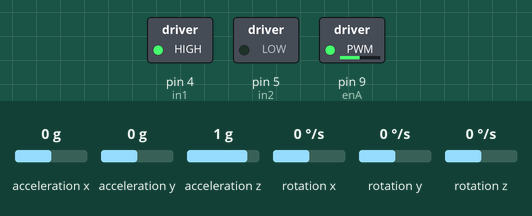
Recording of a sketch running on a simulated Arduino Uno, built with avr-gcc and run on an emulated ATmega328P. On the bench: switched loads named in the sketch (green lamp = pin HIGH). The inputs (shaded band) are chosen by the test bench; at power-on: rotation y 0 °/s, acceleration x 0 g, acceleration y 0 g, acceleration z 1 g, rotation x 0 °/s, rotation z 0 °/s. What the sketch prints to the serial monitor is not drawn.

Above: at 1.3 s.
1.4 s: rotation y set to 100 °/s
At 2.8 s:
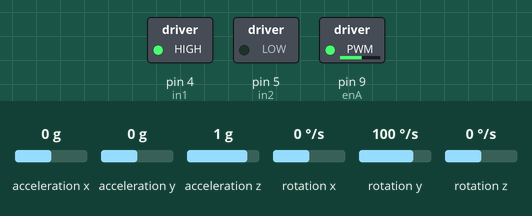
3.1 s: rotation y set to -192 °/s
At 4.4 s:
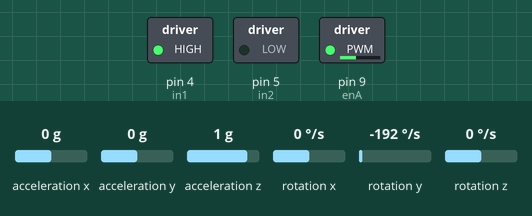
5.1 s: rotation y set to -100 °/s
At 6.5 s:
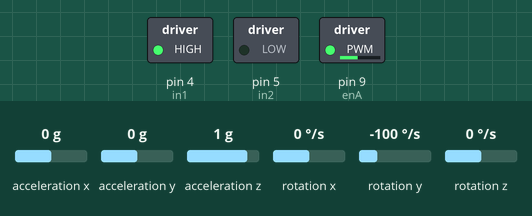
Timing chart, 0 to 8.1 s (numbered marks = the images above; inputs shaded):
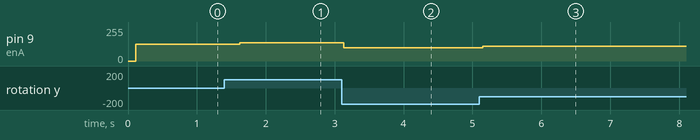

The sketch:

MPU6050_gyro_simple_Servo_Control.ino
```cpp
/*
    IMU - ARDUINO - DC MOTOR (wings of bird)
                  - SERVO MOTOR (not using for now)
                  - PROCESSING (visual+sound effect)
    Function:
    - raise hand, dc motor speed up; lower hand, motor speed down;
    - the higher the speed is, the bigger the moon in Processing is;
    - the volume of music change according to speed now. Can be changed to other axis of imu.

    ARDUINO-PROCESSING:
    - Comment all the serial.println(), if communication between arduino and processing needed.
    - Adjust the speed of sending mainly via delay in loop():
      - too fast: processing can't react in time
      - too slow: arduino can't react to imu in time
      - Baud rate: 9600. can be adjusted, but not helping much.


*/

#include <Wire.h>
#include <MPU6050.h>
#include <Servo.h>

// servo variables
Servo myservo;  // create servo object to control a servo
int pos = 0;    // variable to store the servo position
int previousPos=0; // latest position of servo

//pin definition
int enA = 9;
int in1 = 4;
int in2 = 5;

int speed;// speed of dc motor, int, 0-250

//imu variable
MPU6050 mpu;


void setup()
{
  //dc motor set up
  pinMode(enA, OUTPUT);
  pinMode(in1, OUTPUT);
  pinMode(in2, OUTPUT);
  //enable motor
  digitalWrite(in1, HIGH);
  digitalWrite(in2, LOW);


  Serial.begin(9600);


  // Initialize MPU6050
  Serial.println("Initialize MPU6050");
  while(!mpu.begin(MPU6050_SCALE_2000DPS, MPU6050_RANGE_2G))
  {
    Serial.println("Could not find a valid MPU6050 sensor, check wiring!");
    delay(500);
  }

  //imu set up
  mpu.calibrateGyro();
  mpu.setThreshold(3);
  checkSettings();

  //myservo.attach(9);  // attaches the servo on pin 9 to the servo object

}

void checkSettings()
{
  Serial.println();

  Serial.print(" * Sleep Mode:        ");
  Serial.println(mpu.getSleepEnabled() ? "Enabled" : "Disabled");

  Serial.print(" * Clock Source:      ");
  switch(mpu.getClockSource())
  {
    case MPU6050_CLOCK_KEEP_RESET:     Serial.println("Stops the clock and keeps the timing generator in reset"); break;
    case MPU6050_CLOCK_EXTERNAL_19MHZ: Serial.println("PLL with external 19.2MHz reference"); break;
    case MPU6050_CLOCK_EXTERNAL_32KHZ: Serial.println("PLL with external 32.768kHz reference"); break;
    case MPU6050_CLOCK_PLL_ZGYRO:      Serial.println("PLL with Z axis gyroscope reference"); break;
    case MPU6050_CLOCK_PLL_YGYRO:      Serial.println("PLL with Y axis gyroscope reference"); break;
    case MPU6050_CLOCK_PLL_XGYRO:      Serial.println("PLL with X axis gyroscope reference"); break;
    case MPU6050_CLOCK_INTERNAL_8MHZ:  Serial.println("Internal 8MHz oscillator"); break;
  }

  Serial.print(" * Gyroscope:         ");
  switch(mpu.getScale())
  {
    case MPU6050_SCALE_2000DPS:        Serial.println("2000 dps"); break;
    case MPU6050_SCALE_1000DPS:        Serial.println("1000 dps"); break;
    case MPU6050_SCALE_500DPS:         Serial.println("500 dps"); break;
    case MPU6050_SCALE_250DPS:         Serial.println("250 dps"); break;
  }

  Serial.print(" * Gyroscope offsets: ");
  Serial.print(mpu.getGyroOffsetX());
  Serial.print(" / ");
  Serial.print(mpu.getGyroOffsetY());
  Serial.print(" / ");
  Serial.println(mpu.getGyroOffsetZ());

  Serial.println();
}


//servo Motor functions

// goes +5 degree
int turnUp(int previousPos){
    for (pos = previousPos; ((pos <= previousPos+5)&&(pos<180)); pos += 1) {
    // in steps of 1 degree
      myservo.write(pos);              // tell servo to go to position in variable 'pos'
      delay(15);
      //Serial.println("pos:");
      //Serial.println(pos);
  }
  previousPos=pos;//update latest position
  //Serial.println("previousPos:");
  //Serial.println(previousPos);

  return previousPos;
}

int turnDown(int previousPos){
    for (pos = previousPos; ((pos >= previousPos-5)&&(pos>0)); pos -= 1) {
    // in steps of 1 degree
      myservo.write(pos);              // tell servo to go to position in variable 'pos'
      delay(15);
      //Serial.println("pos:");
      //Serial.println(pos);
  }
  previousPos=pos;//update latest position
  //Serial.println("previousPos:");
 //Serial.println(previousPos);

  return previousPos;
}


void loop()
{
  Vector rawGyro = mpu.readRawGyro();
  Vector normGyro = mpu.readNormalizeGyro();

//base control

//wing control
  speed=map(rawGyro.YAxis,-17000,17000,-125,125);
  speed+=125;
  //Serial.println(speed);

  // communicate to processing
  Serial.write(int(speed));// int(speed)


  analogWrite(enA, speed);

  delay(500);

  //Serial.println(rawGyro.YAxis);


}
```

Measured:
- after the input at 1.4 s, pin 9 (enA): 125/255 → 137/255 after 0.22 s
- after the input at 3.1 s, pin 9 (enA): 137/255 → 101/255 at once
- after the input at 5.1 s, pin 9 (enA): 101/255 → 112/255 after 0.05 s
